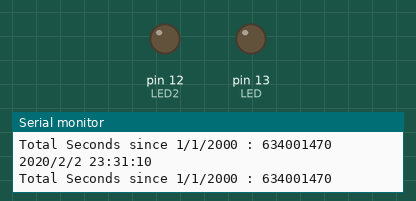
A sketch run on a simulated Arduino Uno, built with avr-gcc and run on an emulated ATmega328P. Shown: output pins drawn as LEDs (lit = HIGH), the last lines printed to the serial monitor. The local clock reads 2024-03-15 10:24:30 at power-on unless the sketch sets it.

Above: at 0.5 s.
At 9.5 s:
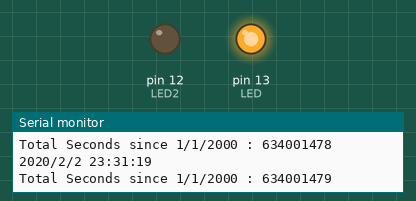
Timing chart, 0 to 10.5 s (numbered marks = the images above):
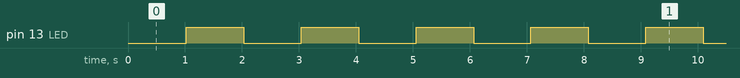

The sketch:

lab6_ex1.ino
```cpp
#include <ThreeWire.h>
#include <RtcDS1302.h>
#define LED 13
#define LED2 12
ThreeWire myWire(4,5,2);// IO, SCLK, CE
RtcDS1302<ThreeWire> Rtc(myWire);
void printDateTime(const RtcDateTime& dt){
  Serial.print(dt.Year(), DEC);
  Serial.print('/');
  Serial.print(dt.Month(), DEC);
  Serial.print('/');
  Serial.print(dt.Day(), DEC);
  Serial.print(' ');
  Serial.print(dt.Hour(), DEC);
  Serial.print(':');
  Serial.print(dt.Minute(), DEC);
  Serial.print(':');
  Serial.print(dt.Second(), DEC);
  Serial.println();
  Serial.print("Total Seconds since 1/1/2000 : ");
  Serial.print(dt.TotalSeconds());
  Serial.println();
  }
  void setup() {
    Serial.begin(57600);
    Rtc.Begin();
    RtcDateTime setting_time(2020,2,2,23,31,10);// year, month, dayOfMonth, hour, minute, second
    printDateTime(setting_time);
    Rtc.SetDateTime(setting_time);
    pinMode(LED, OUTPUT);
    pinMode(LED2, OUTPUT);
    }
    void loop() {
      RtcDateTime now = Rtc.GetDateTime();
      printDateTime(now);
      digitalWrite(13, now.TotalSeconds() %2);
      delay(500);
      }
```

Measured:
- by itself, pin 13 (LED): goes 28 × (HIGH 1.0 s, LOW 1.0 s), HIGH 0.50 s, 29 × (LOW 1.0 s, HIGH 1.0 s), LOW 0.50 s, 6 × (HIGH 1.0 s, LOW 1.0 s), then HIGH
- by itself, everything shown: repeats every 16.1 s, in 16 steps
